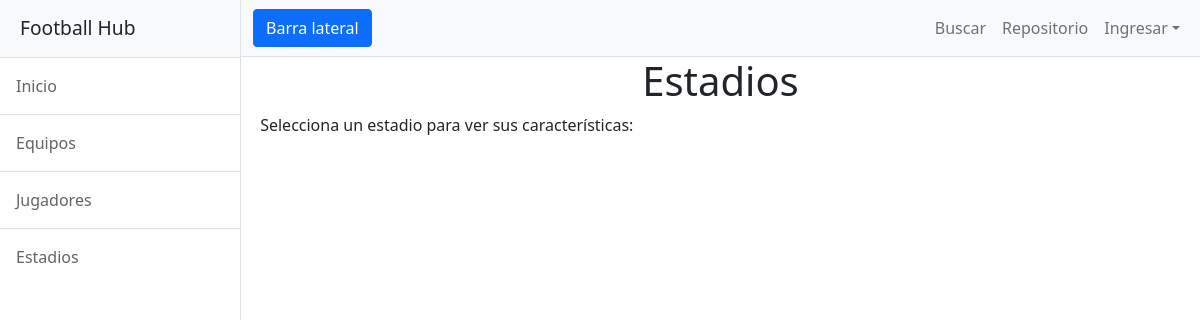
/App_fbhub/Estadios/, run on an earlier commit of the app's database.
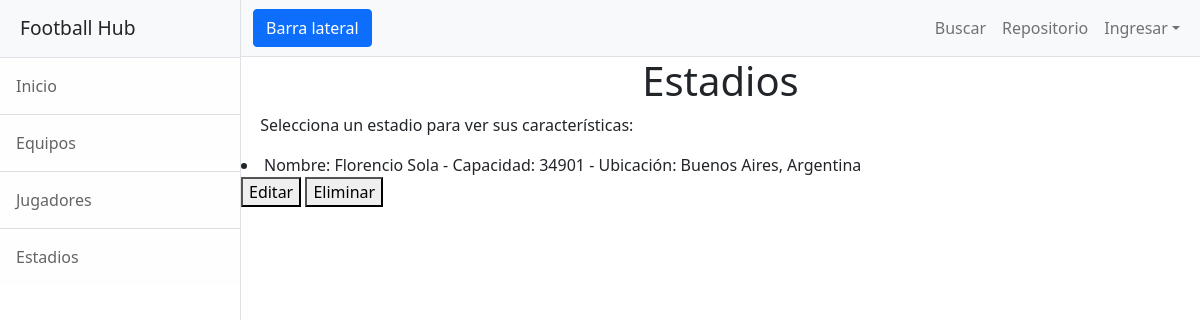
And on a later commit of the database.
### App_fbhub/models.py (models this page shows)
class Estadio(models.Model):
    nombre = models.CharField(max_length=40, default="")
    capacidad = models.IntegerField()
    ubicacion = models.CharField(max_length=40)
    def __str__(self):
        return f"Nombre: {self.nombre} - Capacidad: {self.capacidad} - Ubicación: {self.ubicacion}"

### App_fbhub/views.py (the view)
# urls.py: path("Estadios/", views.estadios, name="Estadios"),
def estadios(request):
    estadios = Estadio.objects.all()
    context = {"estadios":estadios}
    return render(request, "../templates/estadios.html", context)

### App_fbhub/templates/estadios.html
{% extends "padre.html" %}
{% load static %}
{% block changed_content  %}
<h1 style="display: flex; justify-content: center;"> Estadios </h1>
<p style="margin-left: 2%;"> Selecciona un estadio para ver sus características: </p>
    {% for i in estadios %}
        <li>{{i}}</li>
        <button><a href="{% url 'EditarEstadio' i.nombre %}"></a>Editar</button>
        <button><a href="{% url 'Eliminar' i.nombre %}"></a>Eliminar</button>
    {% endfor %}
{% endblock %}

What changed in the data, as far as the page shows it:
added Estadio: nombre+capacidad+ubicacion "Nombre: Florencio Sola - Capacidad: 34901 - Ubicación: Buenos Aires, Argentina"
